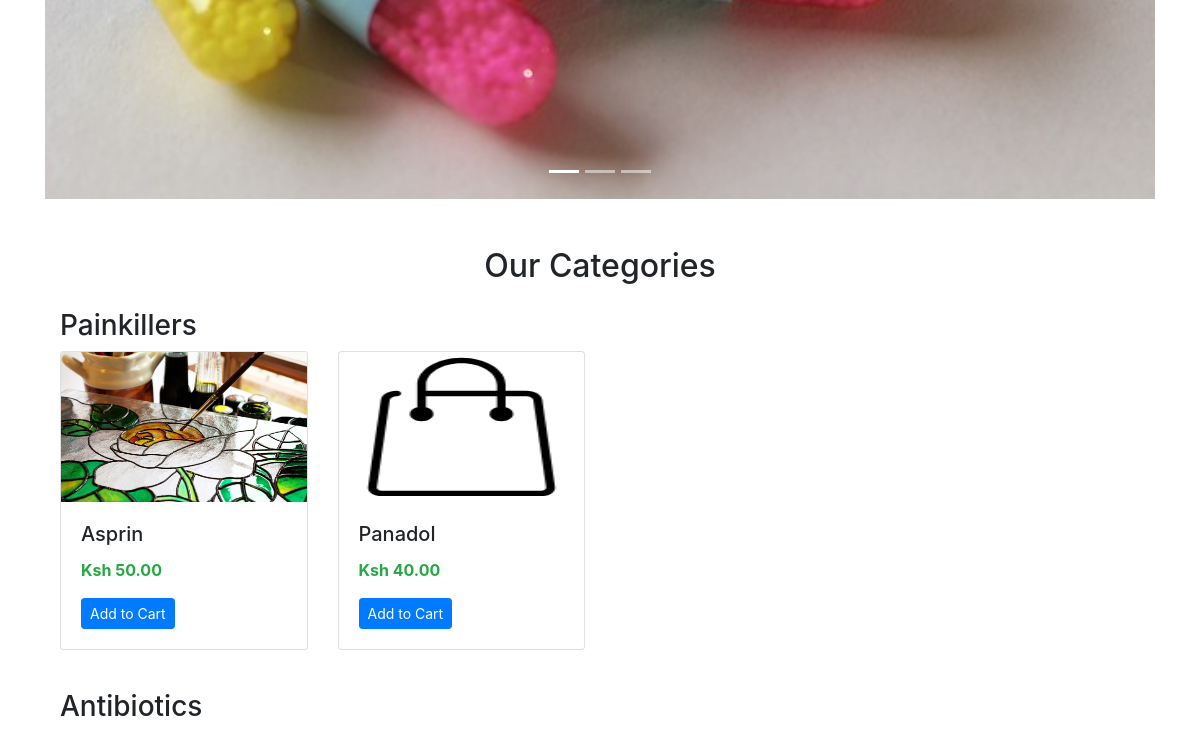
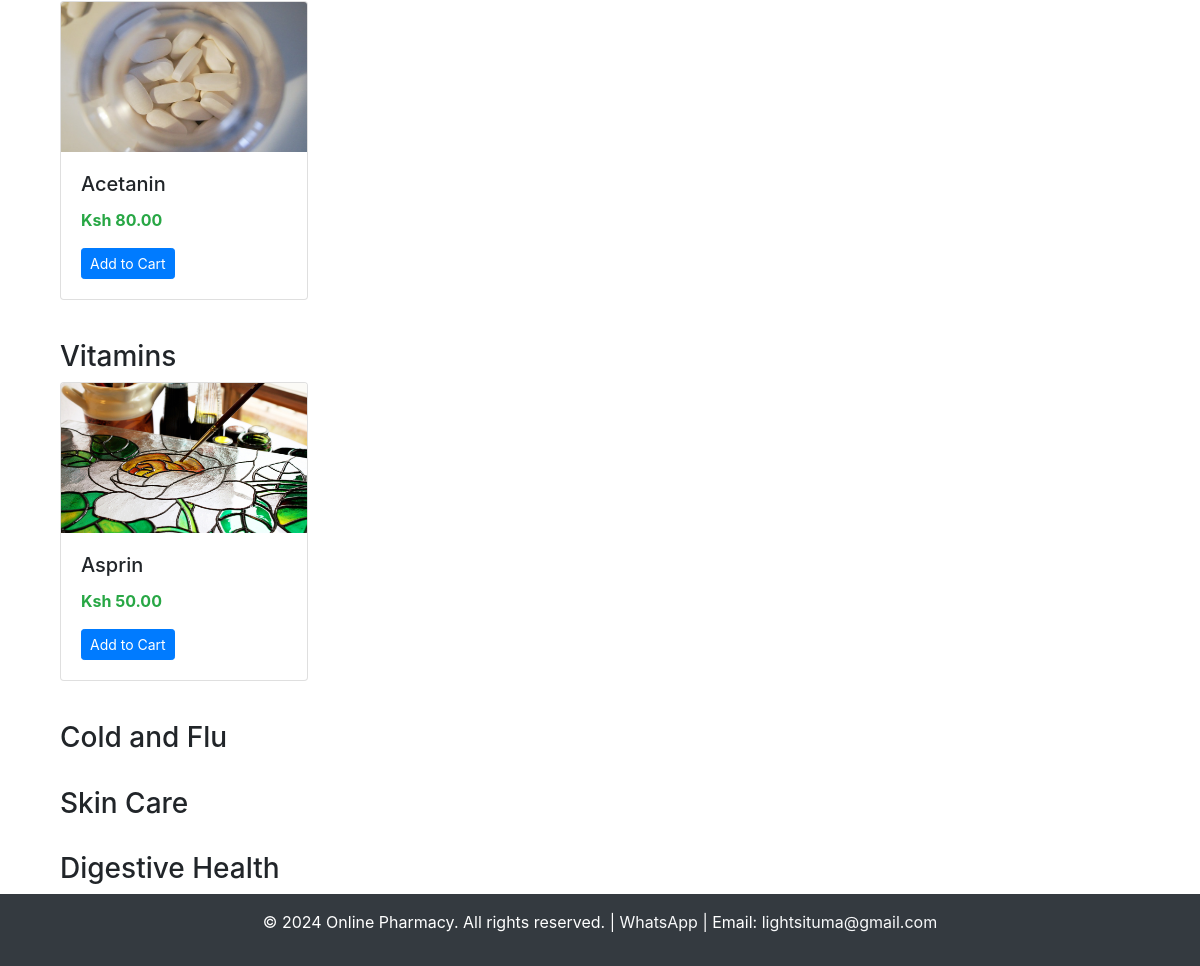
Before: / (lower part) with the older database file (2 pictures, top to bottom).
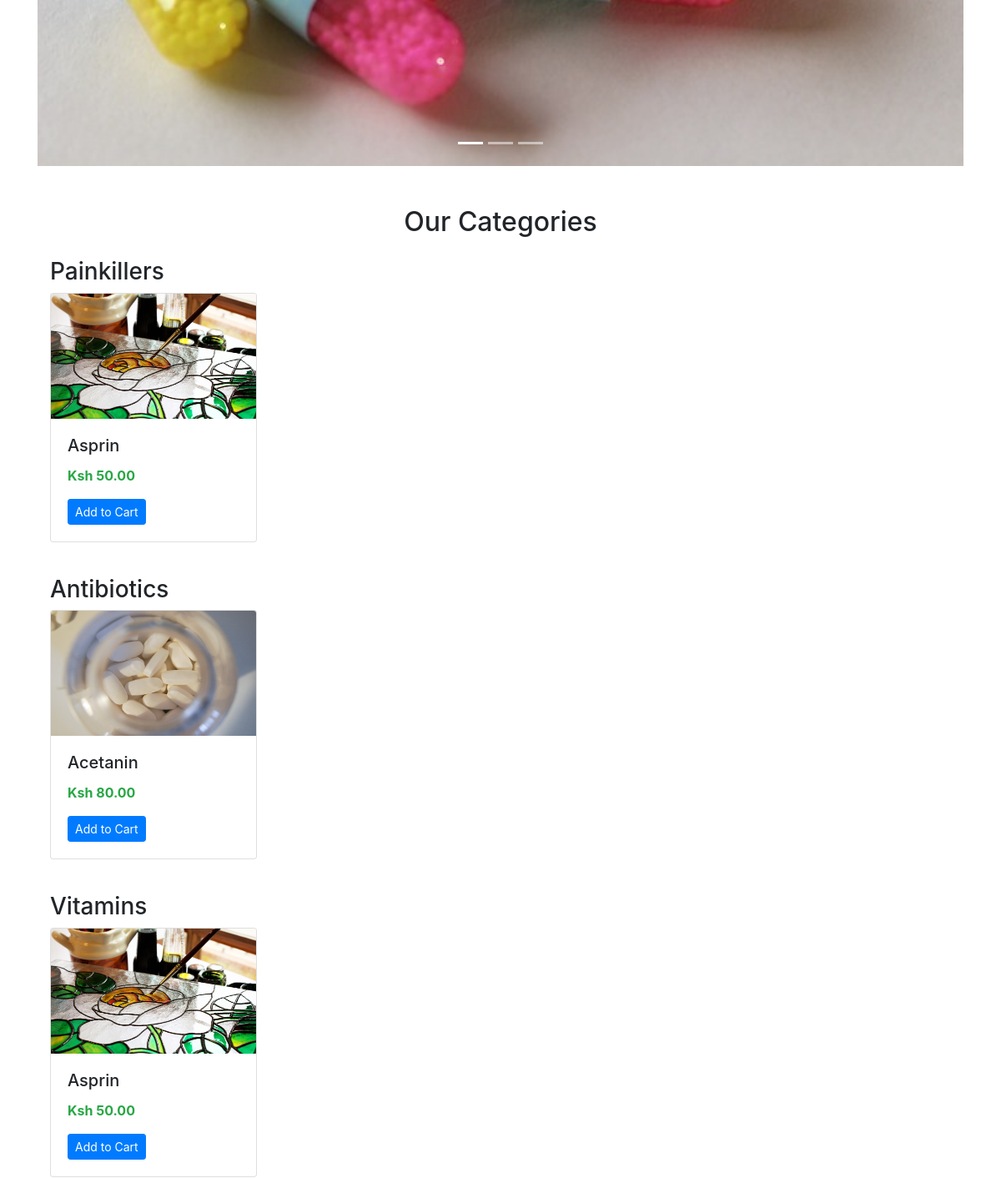
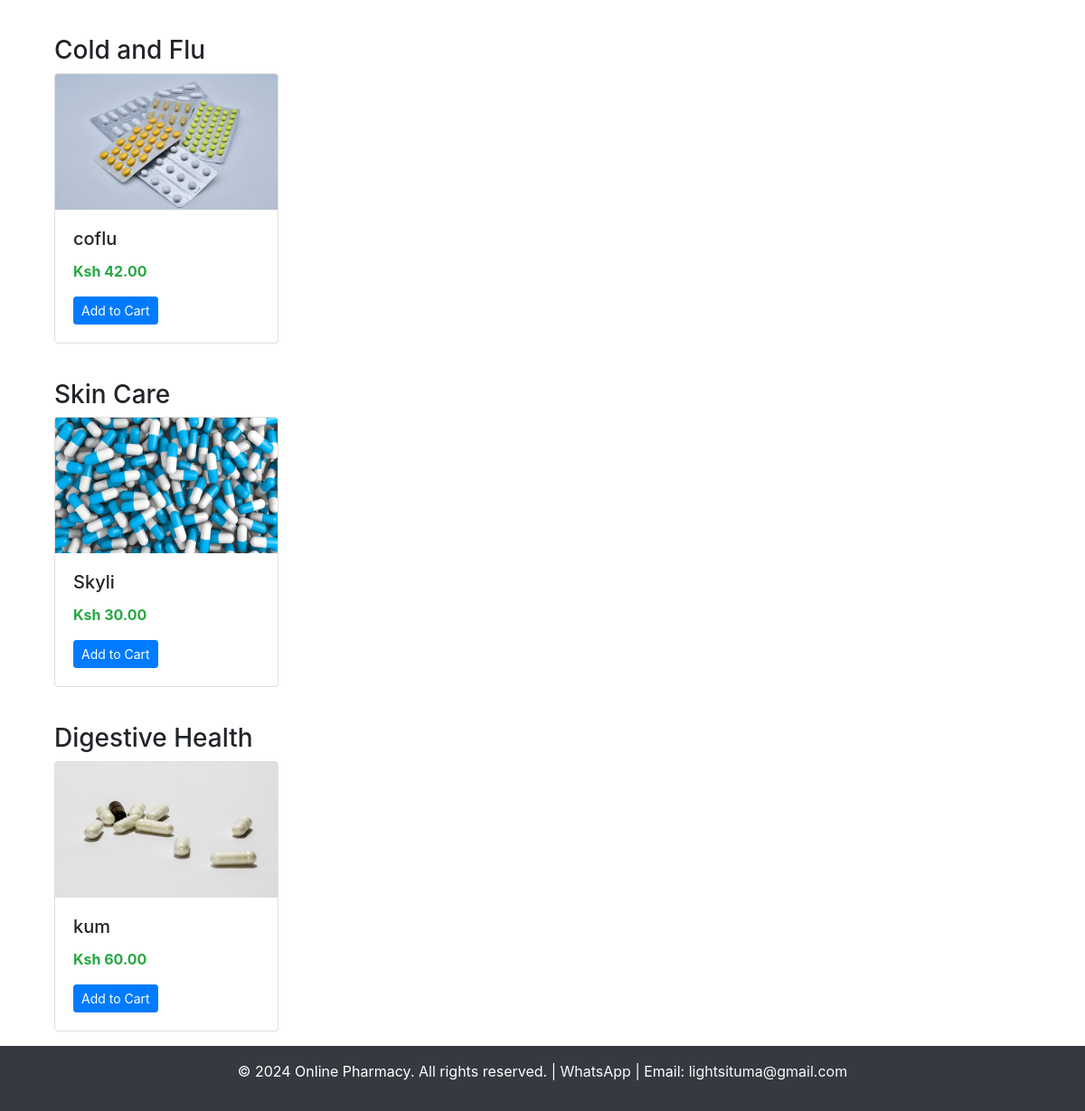
After: the same page with the newer database file (2 pictures, top to bottom).
### pharmacy_app/models.py (models this page shows, shortened)
class Medicine(models.Model):
    name = models.CharField(max_length=100)
    category = models.CharField(max_length=50)
    price = models.DecimalField(max_digits=10, decimal_places=2)
    stock = models.PositiveIntegerField()
    description = models.TextField()
    image = models.ImageField(upload_to='medicine_images/', blank=True, null=True)

### pharmacy_app/views.py (the view)
# urls.py: 2. Add a URL to urlpatterns:  path('', views.home, name='home')
def home(request):
    medicines_by_category = {
        'Painkillers': Medicine.objects.filter(category='Painkillers')[:4],
        'Antibiotics': Medicine.objects.filter(category='Antibiotics')[:4],
        'Vitamins': Medicine.objects.filter(category='Vitamins')[:4],
        'Cold and Flu' : Medicine.objects.filter(category='Cold and Flu')[:4],
        'Skin Care' : Medicine.objects.filter(category='Skin Care')[:4],
        'Digestive Health' : Medicine.objects.filter(category='Digestive Health')[:4]
    }
    carousel_images = [
        'images/medicine2.jpg',
        'images/capsules.jpg',
        'images/tablets.jpg',
    ]
    context = {
        'medicines_by_category': medicines_by_category,
        'carousel_images': carousel_images,
    }
    return render(request, 'base.html', context)

### pharmacy_app/templates/base.html (shortened to what this page needs)
<!DOCTYPE html>
<html lang="en">
<head>
    {% load static %}
    <link rel="stylesheet" href="https://stackpath.bootstrapcdn.com/bootstrap/4.5.2/css/bootstrap.min.css">
</head>
<body>
    <div class="container content mt-4">
        {% block content %}
        <div id="carouselExampleIndicators" class="carousel slide" data-ride="carousel">
    <ol class="carousel-indicators">
        {% for image in carousel_images %}
        <li data-target="#carouselExampleIndicators" data-slide-to="{{ forloop.counter0 }}" class="{% if forloop.first %}active{% endif %}"></li>
        {% endfor %}
    </ol>
    <div class="carousel-inner">
        {% for image in carousel_images %}
        <div class="carousel-item {% if forloop.first %}active{% endif %}">
            <img src="{% static image %}" class="d-block w-100" alt="Banner {{ forloop.counter }}">
        </div>
        {% endfor %}
    </div>
    <a class="carousel-control-prev" href="#carouselExampleIndicators" role="button" data-slide="prev">
    </a>
    <a class="carousel-control-next" href="#carouselExampleIndicators" role="button" data-slide="next">
    </a>
</div>
        <div class="container mt-5">
    <h2 class="text-center">Our Categories</h2>
    {% for category, medicines in medicines_by_category.items %}
    <h3 class="mt-4">{{ category }}</h3>
    <div class="row">
        {% for medicine in medicines %}
        <div class="col-md-3 mb-3">
            <div class="card">
                {% if medicine.image %}
                <img class="card-img-top" src="{{ medicine.image.url }}" alt="{{ medicine.name }}" style="height: 150px;">
                {% else %}
                <img class="card-img-top" src="{% static 'images/img.png' %}" alt="No Image" style="height: 150px;">
                {% endif %}
                <div class="card-body">
                    <h5 class="card-title">{{ medicine.name }}</h5>
                    <p class="text-success"><strong>Ksh {{ medicine.price }}</strong></p>
                    <a href="{% url 'add_to_cart' medicine.pk %}" class="btn btn-primary btn-sm">Add to Cart</a>
                </div>
            </div>
        </div>
        {% endfor %}
    </div>
    {% endfor %}
</div>
        {% endblock %}
    </div>
    <footer class="bg-dark text-white text-center py-3">
        <p>&copy; 2024 Online Pharmacy. All rights reserved. | <a href="https://wa.me/254798093549" class="text-light">WhatsApp</a> | Email: <a href="mailto:lightsituma@gmail.com" class="text-light">lightsituma@gmail.com</a></p>
    </footer>
</body>
</html>

Changed rows visible on the page:
removed Medicine: name "Panadol", price "40.00", shown under "Painkillers"
added Medicine: image (picture), name "coflu", price "42.00", shown under "Cold and Flu"
added Medicine: image (picture), name "Skyli", price "30.00", shown under "Skin Care"
added Medicine: image (picture), name "kum", price "60.00", shown under "Digestive Health"
